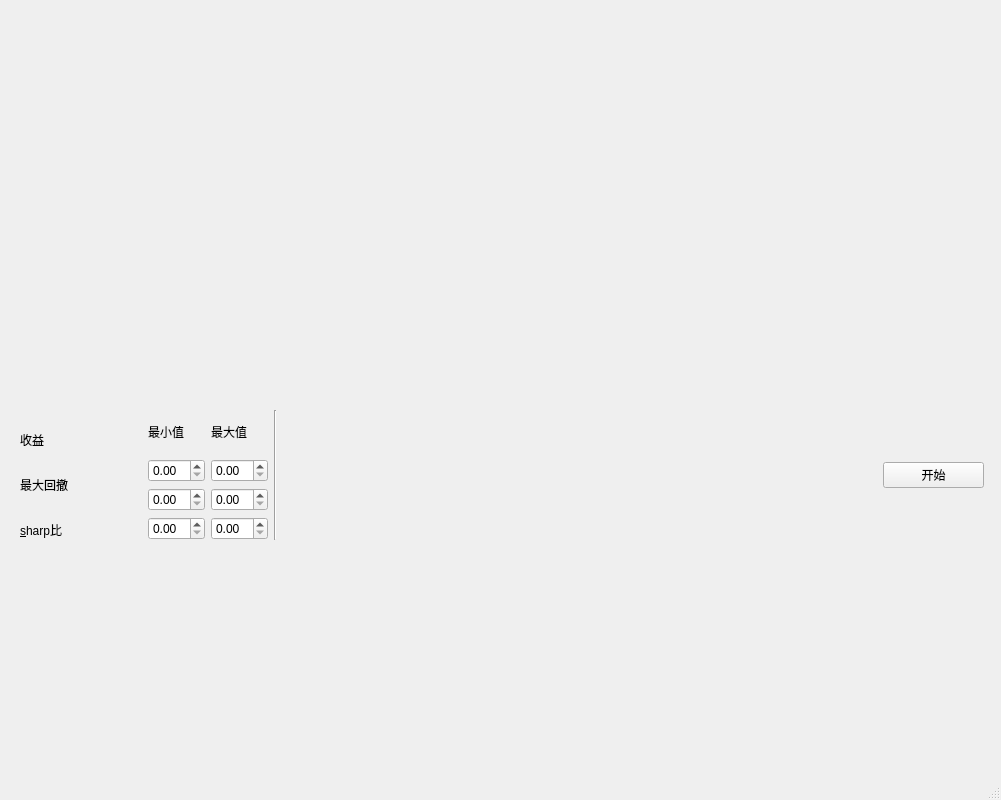
<?xml version="1.0" encoding="UTF-8"?>
<ui version="4.0">
 <class>MainWindow</class>
 <widget class="QMainWindow" name="MainWindow">
  <property name="geometry">
   <rect>
    <x>0</x>
    <y>0</y>
    <width>1001</width>
    <height>800</height>
   </rect>
  </property>
  <property name="sizePolicy">
   <sizepolicy hsizetype="Preferred" vsizetype="Preferred">
    <horstretch>0</horstretch>
    <verstretch>1</verstretch>
   </sizepolicy>
  </property>
  <property name="windowTitle">
   <string>MainWindow</string>
  </property>
  <widget class="QWidget" name="centralwidget">
   <widget class="QLabel" name="label_6">
    <property name="geometry">
     <rect>
      <x>11</x>
      <y>11</y>
      <width>16</width>
      <height>17</height>
     </rect>
    </property>
    <property name="text">
     <string/>
    </property>
   </widget>
   <widget class="QWidget" name="layoutWidget">
    <property name="geometry">
     <rect>
      <x>20</x>
      <y>410</y>
      <width>964</width>
      <height>130</height>
     </rect>
    </property>
    <layout class="QHBoxLayout" name="horizontalLayout">
     <property name="sizeConstraint">
      <enum>QLayout::SetMinimumSize</enum>
     </property>
     <item>
      <layout class="QVBoxLayout" name="verticalLayout">
       <item>
        <widget class="QLabel" name="label_7">
         <property name="text">
          <string/>
         </property>
        </widget>
       </item>
       <item>
        <widget class="QLabel" name="label">
         <property name="sizePolicy">
          <sizepolicy hsizetype="Preferred" vsizetype="Preferred">
           <horstretch>0</horstretch>
           <verstretch>1</verstretch>
          </sizepolicy>
         </property>
         <property name="text">
          <string>收益</string>
         </property>
        </widget>
       </item>
       <item>
        <widget class="QLabel" name="label_2">
         <property name="sizePolicy">
          <sizepolicy hsizetype="Preferred" vsizetype="Preferred">
           <horstretch>0</horstretch>
           <verstretch>3</verstretch>
          </sizepolicy>
         </property>
         <property name="text">
          <string>最大回撤</string>
         </property>
        </widget>
       </item>
       <item>
        <widget class="QLabel" name="label_3">
         <property name="sizePolicy">
          <sizepolicy hsizetype="Preferred" vsizetype="Preferred">
           <horstretch>0</horstretch>
           <verstretch>1</verstretch>
          </sizepolicy>
         </property>
         <property name="text">
          <string>&amp;sharp比</string>
         </property>
         <property name="buddy">
          <cstring>doubleSpinBox_sharpmin</cstring>
         </property>
        </widget>
       </item>
      </layout>
     </item>
     <item>
      <spacer name="verticalSpacer">
       <property name="orientation">
        <enum>Qt::Vertical</enum>
       </property>
       <property name="sizeHint" stdset="0">
        <size>
         <width>20</width>
         <height>40</height>
        </size>
       </property>
      </spacer>
     </item>
     <item>
      <layout class="QGridLayout" name="gridLayout">
       <item row="1" column="1">
        <widget class="QDoubleSpinBox" name="doubleSpinBox_returns_max"/>
       </item>
       <item row="0" column="0">
        <widget class="QLabel" name="label_4">
         <property name="text">
          <string>最小值</string>
         </property>
        </widget>
       </item>
       <item row="0" column="1">
        <widget class="QLabel" name="label_5">
         <property name="text">
          <string>最大值</string>
         </property>
        </widget>
       </item>
       <item row="1" column="0">
        <widget class="QDoubleSpinBox" name="doubleSpinBox_returns_min"/>
       </item>
       <item row="2" column="1">
        <widget class="QDoubleSpinBox" name="doubleSpinBox_maxdrawdown_max"/>
       </item>
       <item row="3" column="1">
        <widget class="QDoubleSpinBox" name="doubleSpinBox_sharpmax"/>
       </item>
       <item row="2" column="0">
        <widget class="QDoubleSpinBox" name="doubleSpinBox_maxdrawdown_min"/>
       </item>
       <item row="3" column="0">
        <widget class="QDoubleSpinBox" name="doubleSpinBox_sharpmin"/>
       </item>
      </layout>
     </item>
     <item>
      <widget class="Line" name="line">
       <property name="orientation">
        <enum>Qt::Vertical</enum>
       </property>
      </widget>
     </item>
     <item>
      <spacer name="horizontalSpacer">
       <property name="orientation">
        <enum>Qt::Horizontal</enum>
       </property>
       <property name="sizeType">
        <enum>QSizePolicy::Preferred</enum>
       </property>
       <property name="sizeHint" stdset="0">
        <size>
         <width>600</width>
         <height>20</height>
        </size>
       </property>
      </spacer>
     </item>
     <item>
      <widget class="QPushButton" name="pushButton">
       <property name="text">
        <string>开始</string>
       </property>
      </widget>
     </item>
    </layout>
   </widget>
  </widget>
  <widget class="QMenuBar" name="menubar">
   <property name="geometry">
    <rect>
     <x>0</x>
     <y>0</y>
     <width>1001</width>
     <height>26</height>
    </rect>
   </property>
  </widget>
  <widget class="QStatusBar" name="statusbar"/>
 </widget>
 <tabstops>
  <tabstop>doubleSpinBox_returns_min</tabstop>
  <tabstop>doubleSpinBox_returns_max</tabstop>
  <tabstop>doubleSpinBox_maxdrawdown_min</tabstop>
  <tabstop>doubleSpinBox_maxdrawdown_max</tabstop>
  <tabstop>doubleSpinBox_sharpmin</tabstop>
  <tabstop>doubleSpinBox_sharpmax</tabstop>
  <tabstop>pushButton</tabstop>
 </tabstops>
 <resources/>
 <connections/>
</ui>
